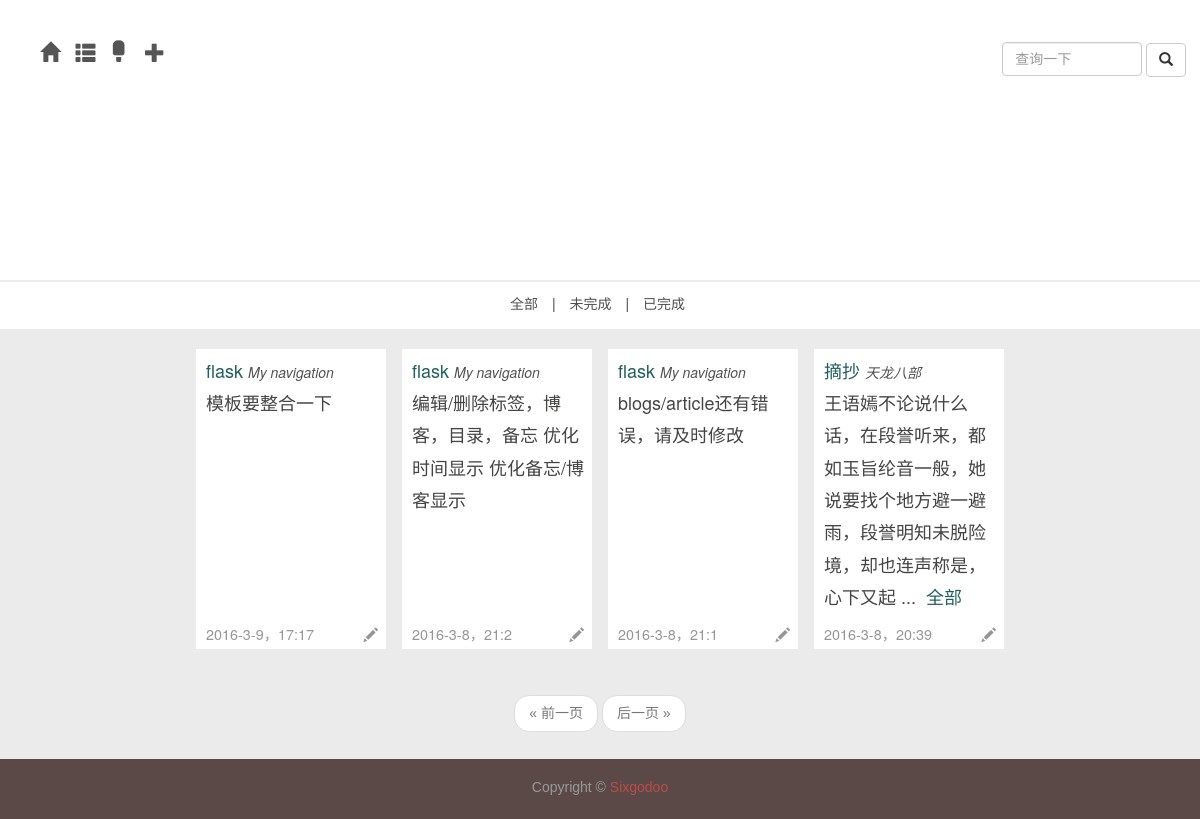
Before: /daily/1 with the older database file.
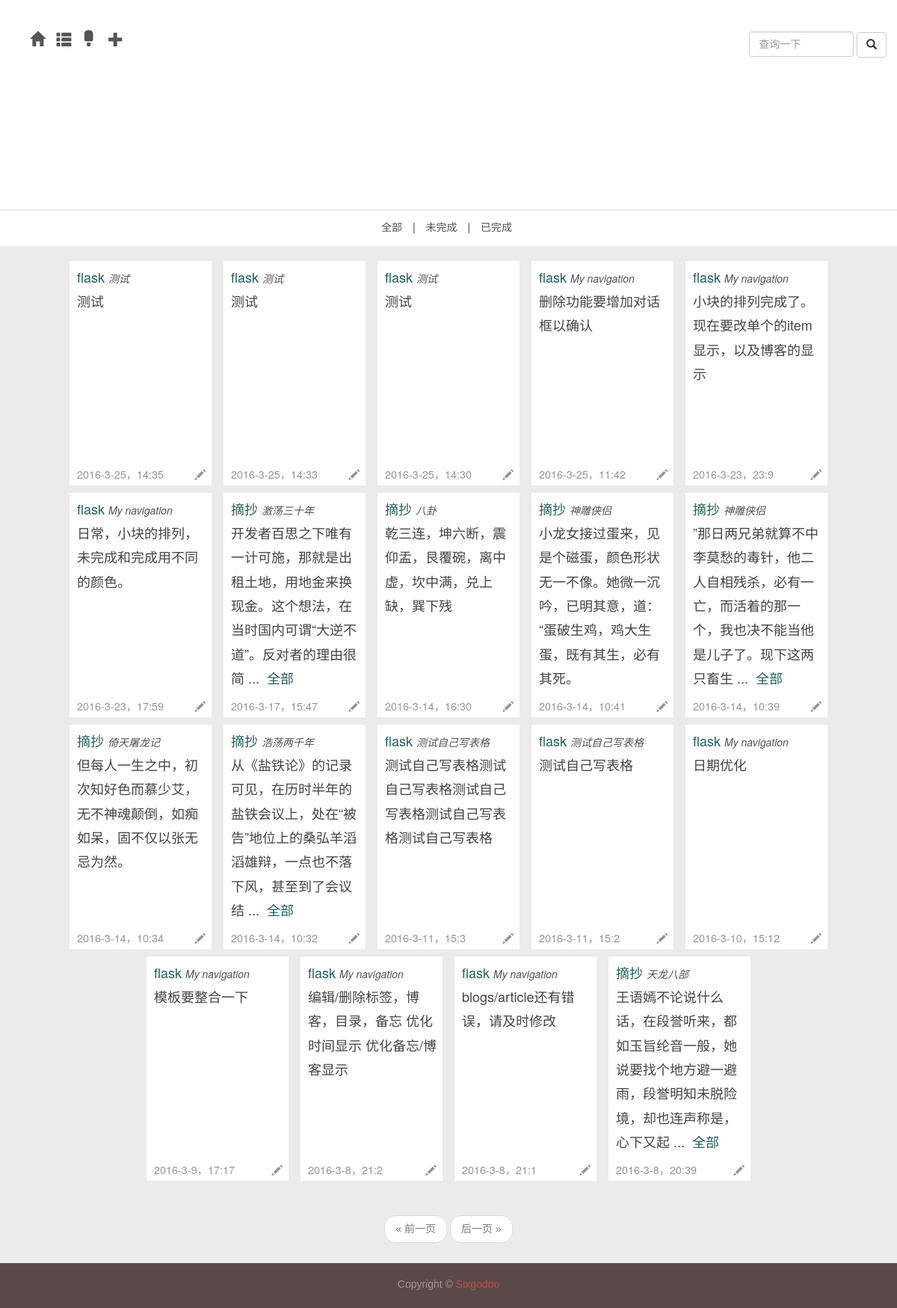
After: the same page with the newer database file.
### app/models.py (models this page shows, shortened)
class Item(db.Model):
	__tablename__ = 'items'
	id = db.Column(db.Integer, primary_key = True)
	name = db.Column(db.String, index = True)
	tag_id = db.Column(db.Integer, db.ForeignKey('tags.id'))
	timestamp = db.Column(db.DateTime,index=True,default=datetime.now)
	flags = db.Column(db.SmallInteger)								   # 16 bits integer, now 0 means not abandoned 2016.03.04 12:59:26
	text = db.Column(db.Text)

class Tag(db.Model):
	__tablename__ = 'tags'
	id = db.Column(db.Integer, primary_key = True)
	name = db.Column(db.String, unique = True)
	items = db.relationship('Item', backref = 'tag')

### app/main/views.py (the view)
@main.route('/daily/<int:req_id>',methods=['GET','POST'])
def daily_req(req_id):
	form = QueryItemForm()
	page = request.args.get('page',1,type=int)
	if form.validate_on_submit():
		pagination = Item.query.filter_by(name=form.item_name.data).\
			order_by(Item.timestamp.desc()).\
			paginate(page,per_page=current_app.config['FLASKY_POSTS_PER_PAGE'],error_out=False)
		items = pagination.items
		return render_template('daily.html',title=u"检索",items=items,form=form,pagination=pagination)
	if req_id==1:
		pagination = Item.query.filter_by(flags=1).order_by(Item.timestamp.desc()).paginate(page,per_page=current_app.config['FLASKY_POSTS_PER_PAGE'],error_out=False)
	else:
		pagination = Item.query.filter_by(flags=0).order_by(Item.timestamp.desc()).paginate(page,per_page=current_app.config['FLASKY_POSTS_PER_PAGE'],error_out=False)
	items = pagination.items
	return render_template('daily_req.html',title=u"日常",items=items,form=form,pagination=pagination,req_id=req_id)

### app/main/forms.py
class QueryItemForm(Form):
	item_name = StringField('',\
		validators=[Required()])
	submit = SubmitField(u'查询')

### app/templates/daily_req.html
{% extends "daily.html" %}
{% import "bootstrap/wtf.html" as wtf %}
{% block page %}
{% if pagination %}
<div class="pagination my-pagination">
	<div class="container">
		{{macros.pagination_widget(pagination,'main.daily_req',req_id=req_id)}}
	</div>
</div>
{% endif %}
{% endblock %}

### app/templates/daily.html (shortened to what this page needs)
{% extends "new_base.html" %}
{% import "bootstrap/wtf.html" as wtf %}
{% block head %}
	{{super()}}
	<link href={{ url_for('static',filename='daily.css') }} rel="stylesheet">
{% endblock %}
{% block topnav %}
<div class="top-nav">
<ul class="list-inline">
	<li role="presentation"><a href={{url_for('main.daily')}}>全部</a></li>
	<li>|</li>
	<li role="presentation"><a href={{url_for('main.daily_req',req_id=0)}}>未完成</a></li>
	<li>|</li>
	<li role="presentation"><a href={{url_for('main.daily_req',req_id=1)}}>已完成</a></li>
</ul>
</div>
{% endblock %}
{%block nav_extent%}
<div class="nav-ul lg">
	<div class="dropdown">
	<a class="dropdown-toggle" data-toggle="dropdown" role="button" aria-haspopup="true" aria-expanded="false">
		<span class="glyphicon glyphicon-plus" aria-hidden="true"></span>
	</a>
</div>
</div>
{%endblock%}
{% block content %}
	<div class="main">
	{% if items %}
	{% for item in items %}
	<article {% if item.flags %}class="post post-ok"{% else %}class="post post-not"{%endif%}>
		<header class="post-text">
			<p>
				<a href={{url_for('main.tag',tag_id=item.tag.id)}}>{{item.tag.name}}</a>
				<a href={{url_for('main.item',item_id=item.id)}}><i style="font-size:14px;">{{item.name}}</i></a>
			</p>
			<p>{{item.text[:57]}}
				{% if item.text[58] %}
				...&nbsp; <a href={{url_for('main.item',item_id=item.id)}}>全部</a>
				{% endif %}
			</p>
					<p class="post-time">
						{{item.timestamp.year}}-{{item.timestamp.month}}-{{item.timestamp.day}}，{{item.timestamp.hour}}:{{item.timestamp.minute}}
					</p>
					<div class="post-edit">
						<a href={{url_for('main.edit_item',item_id=item.id)}}>
							<span class="glyphicon glyphicon-pencil"></span>
						</a>
					</div>
				</header>
</article>
{% endfor %}
{% endif %}
</div>
<div class="container">
	<div class="nav-query">
		<form action="" method="post" name="item_query">
				{{form.item_name(class="form-control",placeholder="查询一下")}}
				<button class="btn btn-default" type="submit" style="inline-block">
					<span class="glyphicon glyphicon-search"></span>
				</button>
		</form>
	</div>
</div>
{% endblock %}

Changed rows visible on the page:
added Item: tag.name "flask", name "测试", text "测试", timestamp.year "2016", timestamp.month "3", timestamp.day "25", timestamp.hour "14", timestamp.minute "35"
added Item: tag.name "flask", name "测试", text "测试", timestamp.year "2016", timestamp.month "3", timestamp.day "25", timestamp.hour "14", timestamp.minute "33"
added Item: tag.name "flask", name "测试", text "测试", timestamp.year "2016", timestamp.month "3", timestamp.day "25", timestamp.hour "14", timestamp.minute "30"
added Item: tag.name "flask", name "My navigation", text "删除功能要增加对话框以确认", timestamp.year "2016", timestamp.month "3", timestamp.day "25", timestamp.hour "11", timestamp.minute "42"
added Item: tag.name "flask", name "My navigation", text "小块的排列完成了。现在要改单个的item显示，以及博客的显示", timestamp.year "2016", timestamp.month "3", timestamp.day "23", timestamp.hour "23", timestamp.minute "9"
added Item: tag.name "flask", name "My navigation", text "日常，小块的排列，未完成和完成用不同的颜色。", timestamp.year "2016", timestamp.month "3", timestamp.day "23", timestamp.hour "17", timestamp.minute "59"
added Item: tag.name "摘抄", name "激荡三十年", text "开发者百思之下唯有一计可施，那就是出租土地，用地金来换现金。这个想法，在当时国内可谓“大逆不道”。反对者的理由很简", timestamp.year "2016", timestamp.month "3", timestamp.day "17", timestamp.hour "15", timestamp.minute "47"
added Item: tag.name "摘抄", name "八卦", text "乾三连，坤六断，震仰盂，艮覆碗，离中虚，坎中满，兑上缺，巽下残", timestamp.year "2016", timestamp.month "3", timestamp.day "14", timestamp.hour "16", timestamp.minute "30"
added Item: tag.name "摘抄", name "神雕侠侣", text "小龙女接过蛋来，见是个磁蛋，颜色形状无一不像。她微一沉吟，已明其意，道：“蛋破生鸡，鸡大生蛋，既有其生，必有其死。", timestamp.year "2016", timestamp.month "3", timestamp.day "14", timestamp.hour "10", timestamp.minute "41"
added Item: tag.name "摘抄", name "神雕侠侣", text "”那日两兄弟就算不中李莫愁的毒针，他二人自相残杀，必有一亡，而活着的那一个，我也决不能当他是儿子了。现下这两只畜生", timestamp.year "2016", timestamp.month "3", timestamp.day "14", timestamp.hour "10", timestamp.minute "39"
added Item: tag.name "摘抄", name "倚天屠龙记", text "但每人一生之中，初次知好色而慕少艾，无不神魂颠倒，如痴如呆，固不仅以张无忌为然。", timestamp.year "2016", timestamp.month "3", timestamp.day "14", timestamp.hour "10", timestamp.minute "34"
added Item: tag.name "摘抄", name "浩荡两千年", text "从《盐铁论》的记录可见，在历时半年的盐铁会议上，处在“被告”地位上的桑弘羊滔滔雄辩，一点也不落下风，甚至到了会议结", timestamp.year "2016", timestamp.month "3", timestamp.day "14", timestamp.hour "10", timestamp.minute "32"
added Item: tag.name "flask", name "测试自己写表格", text "测试自己写表格测试自己写表格测试自己写表格测试自己写表格测试自己写表格", timestamp.year "2016", timestamp.month "3", timestamp.day "11", timestamp.hour "15", timestamp.minute "3"
added Item: tag.name "flask", name "测试自己写表格", text "测试自己写表格", timestamp.year "2016", timestamp.month "3", timestamp.day "11", timestamp.hour "15", timestamp.minute "2"
now on this page (row edited): Item: tag.name "flask", name "My navigation", text "日期优化", timestamp.year "2016", timestamp.month "3", timestamp.day "10", timestamp.hour "15", timestamp.minute "12"
